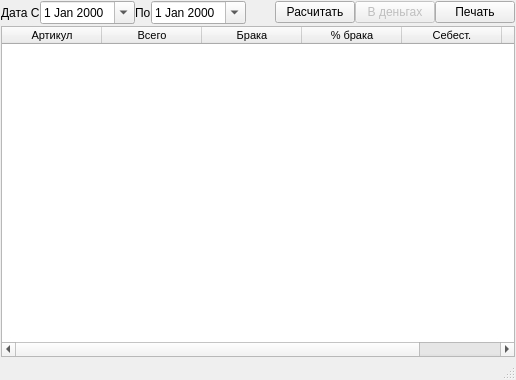
<?xml version="1.0" encoding="UTF-8"?>
<ui version="4.0">
 <class>MainWindow</class>
 <widget class="QMainWindow" name="MainWindow">
  <property name="geometry">
   <rect>
    <x>0</x>
    <y>0</y>
    <width>516</width>
    <height>380</height>
   </rect>
  </property>
  <property name="windowTitle">
   <string>MainWindow</string>
  </property>
  <widget class="QWidget" name="centralwidget">
   <layout class="QGridLayout" name="gridLayout">
    <property name="leftMargin">
     <number>1</number>
    </property>
    <property name="topMargin">
     <number>1</number>
    </property>
    <property name="rightMargin">
     <number>1</number>
    </property>
    <property name="bottomMargin">
     <number>1</number>
    </property>
    <property name="spacing">
     <number>2</number>
    </property>
    <item row="0" column="0">
     <layout class="QGridLayout" name="gridLayout_6">
      <property name="spacing">
       <number>0</number>
      </property>
      <item row="0" column="7">
       <widget class="QPushButton" name="pushButton_10">
        <property name="text">
         <string>Печать</string>
        </property>
       </widget>
      </item>
      <item row="0" column="0">
       <widget class="QLabel" name="label_5">
        <property name="text">
         <string>Дата С</string>
        </property>
       </widget>
      </item>
      <item row="0" column="1">
       <widget class="QDateEdit" name="de_date_from">
        <property name="calendarPopup">
         <bool>true</bool>
        </property>
       </widget>
      </item>
      <item row="0" column="2">
       <widget class="QLabel" name="label_6">
        <property name="text">
         <string>По</string>
        </property>
       </widget>
      </item>
      <item row="0" column="5">
       <widget class="QPushButton" name="pushButton_9">
        <property name="text">
         <string>Расчитать</string>
        </property>
       </widget>
      </item>
      <item row="0" column="3">
       <widget class="QDateEdit" name="de_date_to">
        <property name="calendarPopup">
         <bool>true</bool>
        </property>
       </widget>
      </item>
      <item row="0" column="4">
       <spacer name="horizontalSpacer_3">
        <property name="orientation">
         <enum>Qt::Horizontal</enum>
        </property>
        <property name="sizeHint" stdset="0">
         <size>
          <width>40</width>
          <height>20</height>
         </size>
        </property>
       </spacer>
      </item>
      <item row="0" column="6">
       <widget class="QPushButton" name="pb_calc_sum">
        <property name="enabled">
         <bool>false</bool>
        </property>
        <property name="text">
         <string>В деньгах</string>
        </property>
       </widget>
      </item>
     </layout>
    </item>
    <item row="1" column="0">
     <widget class="QTableWidget" name="tableWidget">
      <property name="font">
       <font>
        <family>Tahoma</family>
        <pointsize>8</pointsize>
       </font>
      </property>
      <property name="editTriggers">
       <set>QAbstractItemView::NoEditTriggers</set>
      </property>
      <property name="alternatingRowColors">
       <bool>true</bool>
      </property>
      <property name="selectionBehavior">
       <enum>QAbstractItemView::SelectRows</enum>
      </property>
      <attribute name="verticalHeaderVisible">
       <bool>false</bool>
      </attribute>
      <attribute name="verticalHeaderDefaultSectionSize">
       <number>20</number>
      </attribute>
      <attribute name="verticalHeaderMinimumSectionSize">
       <number>18</number>
      </attribute>
      <column>
       <property name="text">
        <string>Артикул</string>
       </property>
      </column>
      <column>
       <property name="text">
        <string>Всего</string>
       </property>
      </column>
      <column>
       <property name="text">
        <string>Брака</string>
       </property>
      </column>
      <column>
       <property name="text">
        <string>% брака</string>
       </property>
      </column>
      <column>
       <property name="text">
        <string>Себест.</string>
       </property>
      </column>
      <column>
       <property name="text">
        <string>Сумма</string>
       </property>
      </column>
     </widget>
    </item>
   </layout>
  </widget>
  <widget class="QStatusBar" name="statusbar"/>
 </widget>
 <resources/>
 <connections>
  <connection>
   <sender>pushButton_9</sender>
   <signal>clicked()</signal>
   <receiver>MainWindow</receiver>
   <slot>ui_calc()</slot>
   <hints>
    <hint type="sourcelabel">
     <x>327</x>
     <y>4</y>
    </hint>
    <hint type="destinationlabel">
     <x>324</x>
     <y>-95</y>
    </hint>
   </hints>
  </connection>
 </connections>
 <slots>
  <slot>ui_calc()</slot>
 </slots>
</ui>
